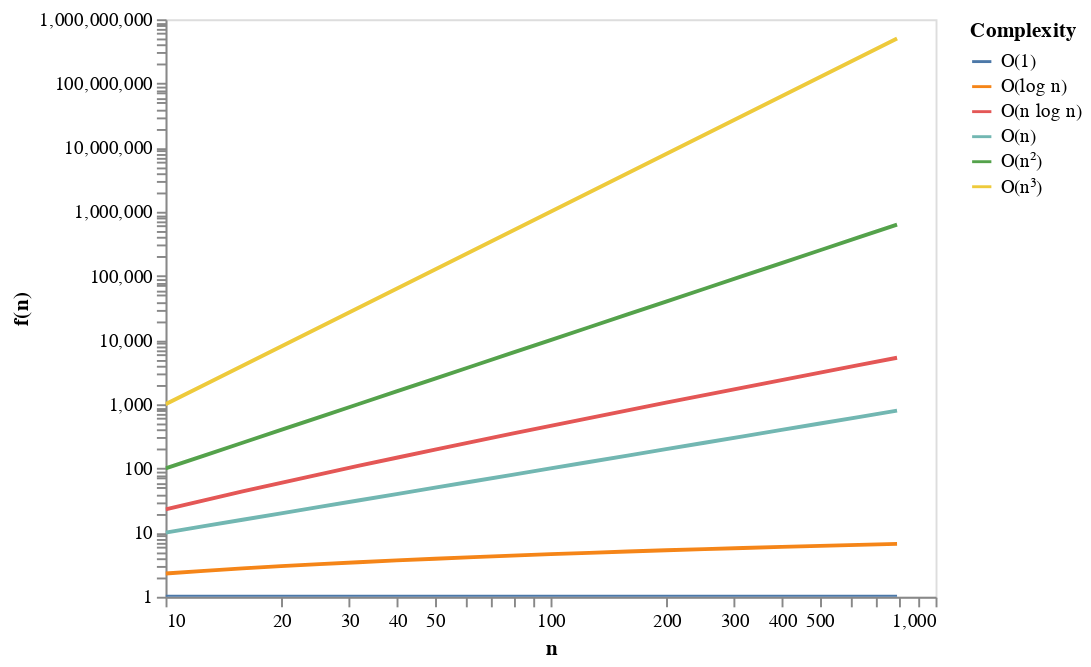

Notebook code for this chart:
### Markdown cell above
- Above: we see that $2^n$ (exponential) is by far the biggest! 
- In the original plot $n^3$ looked bigger because $2^n$ "hadn't caught up yet" in the range of the plot.
- Let's remove $2^n$ so we can see the rest of the log-log plot more clearly:

### Code cell
# Disregard code - for plotting purposes only

data2 = data[data['Complexity'] != 'O(2\u207f)'] # Remove 2^n

# Plotting the graph
alt.Chart(data2).mark_line(clip=True).encode(
    x=alt.X('n',
            scale=alt.Scale(type='log')),
    y=alt.Y('f(n)',
            scale=alt.Scale(type='log')),
    color='Complexity').configure_axis(grid=False)

### Figure 1 — Vega-Lite specification as saved in the notebook (floating-point values rounded to 4 significant figures)
{"$schema": "https://vega.github.io/schema/vega-lite/v3.4.0.json", "config": {"axis": {"grid": false}, "mark": {"tooltip": null}, "view": {"height": 300, "width": 400}}, "data": {"name": "data-0edb98e2f4801e789d799b0efca5c7dd"}, "datasets": {"data-0edb98e2f4801e789d799b0efca5c7dd": [{"Complexity": "O(1)", "f(n)": 1, "n": 10}, {"Complexity": "O(1)", "f(n)": 1, "n": 12.59}, {"Complexity": "O(1)", "f(n)": 1, "n": 15.85}, {"Complexity": "O(1)", "f(n)": 1, "n": 19.95}, {"Complexity": "O(1)", "f(n)": 1, "n": 25.12}, {"Complexity": "O(1)", "f(n)": 1, "n": 31.62}, {"Complexity": "O(1)", "f(n)": 1, "n": 39.81}, {"Complexity": "O(1)", "f(n)": 1, "n": 50.12}, {"Complexity": "O(1)", "f(n)": 1, "n": 63.1}, {"Complexity": "O(1)", "f(n)": 1, "n": 79.43}, {"Complexity": "O(1)", "f(n)": 1, "n": 100.0}, {"Complexity": "O(1)", "f(n)": 1, "n": 125.9}, {"Complexity": "O(1)", "f(n)": 1, "n": 158.5}, {"Complexity": "O(1)", "f(n)": 1, "n": 199.5}, {"Complexity": "O(1)", "f(n)": 1, "n": 251.2}, {"Complexity": "O(1)", "f(n)": 1, "n": 316.2}, {"Complexity": "O(1)", "f(n)": 1, "n": 398.1}, {"Complexity": "O(1)", "f(n)": 1, "n": 501.2}, {"Complexity": "O(1)", "f(n)": 1, "n": 631.0}, {"Complexity": "O(1)", "f(n)": 1, "n": 794.3}, {"Complexity": "O(log n)", "f(n)": 2.303, "n": 10}, {"Complexity": "O(log n)", "f(n)": 2.533, "n": 12.59}, {"Complexity": "O(log n)", "f(n)": 2.763, "n": 15.85}, {"Complexity": "O(log n)", "f(n)": 2.993, "n": 19.95}, {"Complexity": "O(log n)", "f(n)": 3.224, "n": 25.12}, {"Complexity": "O(log n)", "f(n)": 3.454, "n": 31.62}, {"Complexity": "O(log n)", "f(n)": 3.684, "n": 39.81}, {"Complexity": "O(log n)", "f(n)": 3.914, "n": 50.12}, {"Complexity": "O(log n)", "f(n)": 4.145, "n": 63.1}, {"Complexity": "O(log n)", "f(n)": 4.375, "n": 79.43}, {"Complexity": "O(log n)", "f(n)": 4.605, "n": 100.0}, {"Complexity": "O(log n)", "f(n)": 4.835, "n": 125.9}, {"Complexity": "O(log n)", "f(n)": 5.066, "n": 158.5}, {"Complexity": "O(log n)", "f(n)": 5.296, "n": 199.5}, {"Complexity": "O(log n)", "f(n)": 5.526, "n": 251.2}, {"Complexity": "O(log n)", "f(n)": 5.756, "n": 316.2}, {"Complexity": "O(log n)", "f(n)": 5.987, "n": 398.1}, {"Complexity": "O(log n)", "f(n)": 6.217, "n": 501.2}, {"Complexity": "O(log n)", "f(n)": 6.447, "n": 631.0}, {"Complexity": "O(log n)", "f(n)": 6.677, "n": 794.3}, {"Complexity": "O(n)", "f(n)": 10, "n": 10}, {"Complexity": "O(n)", "f(n)": 12.59, "n": 12.59}, {"Complexity": "O(n)", "f(n)": 15.85, "n": 15.85}, {"Complexity": "O(n)", "f(n)": 19.95, "n": 19.95}, {"Complexity": "O(n)", "f(n)": 25.12, "n": 25.12}, {"Complexity": "O(n)", "f(n)": 31.62, "n": 31.62}, {"Complexity": "O(n)", "f(n)": 39.81, "n": 39.81}, {"Complexity": "O(n)", "f(n)": 50.12, "n": 50.12}, {"Complexity": "O(n)", "f(n)": 63.1, "n": 63.1}, {"Complexity": "O(n)", "f(n)": 79.43, "n": 79.43}, {"Complexity": "O(n)", "f(n)": 100.0, "n": 100.0}, {"Complexity": "O(n)", "f(n)": 125.9, "n": 125.9}, {"Complexity": "O(n)", "f(n)": 158.5, "n": 158.5}, {"Complexity": "O(n)", "f(n)": 199.5, "n": 199.5}, {"Complexity": "O(n)", "f(n)": 251.2, "n": 251.2}, {"Complexity": "O(n)", "f(n)": 316.2, "n": 316.2}, {"Complexity": "O(n)", "f(n)": 398.1, "n": 398.1}, {"Complexity": "O(n)", "f(n)": 501.2, "n": 501.2}, {"Complexity": "O(n)", "f(n)": 631.0, "n": 631.0}, {"Complexity": "O(n)", "f(n)": 794.3, "n": 794.3}, {"Complexity": "O(n log n)", "f(n)": 23.03, "n": 10}, {"Complexity": "O(n log n)", "f(n)": 31.89, "n": 12.59}, {"Complexity": "O(n log n)", "f(n)": 43.79, "n": 15.85}, {"Complexity": "O(n log n)", "f(n)": 59.73, "n": 19.95}, {"Complexity": "O(n log n)", "f(n)": 80.97, "n": 25.12}, {"Complexity": "O(n log n)", "f(n)": 109.2, "n": 31.62}, {"Complexity": "O(n log n)", "f(n)": 146.7, "n": 39.81}, {"Complexity": "O(n log n)", "f(n)": 196.2, "n": 50.12}, {"Complexity": "O(n log n)", "f(n)": 261.5, "n": 63.1}, {"Complexity": "O(n log n)", "f(n)": 347.5, "n": 79.43}, {"Complexity": "O(n log n)", "f(n)": 460.5, "n": 100.0}, {"Complexity": "O(n log n)", "f(n)": 608.7, "n": 125.9}, {"Complexity": "O(n log n)", "f(n)": 802.9, "n": 158.5}, {"Complexity": "O(n log n)", "f(n)": 1057.0, "n": 199.5}, {"Complexity": "O(n log n)", "f(n)": 1388.0, "n": 251.2}, {"Complexity": "O(n log n)", "f(n)": 1820.0, "n": 316.2}, {"Complexity": "O(n log n)", "f(n)": 2383.0, "n": 398.1}, {"Complexity": "O(n log n)", "f(n)": 3116.0, "n": 501.2}, {"Complexity": "O(n log n)", "f(n)": 4068.0, "n": 631.0}, {"Complexity": "O(n log n)", "f(n)": 5304.0, "n": 794.3}, {"Complexity": "O(n²)", "f(n)": 100, "n": 10}, {"Complexity": "O(n²)", "f(n)": 158.5, "n": 12.59}, {"Complexity": "O(n²)", "f(n)": 251.2, "n": 15.85}, {"Complexity": "O(n²)", "f(n)": 398.1, "n": 19.95}, {"Complexity": "O(n²)", "f(n)": 631.0, "n": 25.12}, {"Complexity": "O(n²)", "f(n)": 1000.0, "n": 31.62}, {"Complexity": "O(n²)", "f(n)": 1585.0, "n": 39.81}, {"Complexity": "O(n²)", "f(n)": 2512.0, "n": 50.12}, {"Complexity": "O(n²)", "f(n)": 3981.0, "n": 63.1}, {"Complexity": "O(n²)", "f(n)": 6310.0, "n": 79.43}, {"Complexity": "O(n²)", "f(n)": 10000.0, "n": 100.0}, {"Complexity": "O(n²)", "f(n)": 15850.0, "n": 125.9}, {"Complexity": "O(n²)", "f(n)": 25120.0, "n": 158.5}, {"Complexity": "O(n²)", "f(n)": 39810.0, "n": 199.5}, {"Complexity": "O(n²)", "f(n)": 63100.0, "n": 251.2}, {"Complexity": "O(n²)", "f(n)": 100000.0, "n": 316.2}, {"Complexity": "O(n²)", "f(n)": 158500.0, "n": 398.1}, {"Complexity": "O(n²)", "f(n)": 251200.0, "n": 501.2}, {"Complexity": "O(n²)", "f(n)": 398100.0, "n": 631.0}, {"Complexity": "O(n²)", "f(n)": 631000.0, "n": 794.3}, {"Complexity": "O(n³)", "f(n)": 1000, "n": 10}, {"Complexity": "O(n³)", "f(n)": 1995.0, "n": 12.59}, {"Complexity": "O(n³)", "f(n)": 3981.0, "n": 15.85}, {"Complexity": "O(n³)", "f(n)": 7943.0, "n": 19.95}, {"Complexity": "O(n³)", "f(n)": 15850.0, "n": 25.12}, {"Complexity": "O(n³)", "f(n)": 31620.0, "n": 31.62}, {"Complexity": "O(n³)", "f(n)": 63100.0, "n": 39.81}, {"Complexity": "O(n³)", "f(n)": 125900.0, "n": 50.12}, {"Complexity": "O(n³)", "f(n)": 251200.0, "n": 63.1}, {"Complexity": "O(n³)", "f(n)": 501200.0, "n": 79.43}, {"Complexity": "O(n³)", "f(n)": 1000000.0, "n": 100.0}, {"Complexity": "O(n³)", "f(n)": 1995000.0, "n": 125.9}, {"Complexity": "O(n³)", "f(n)": 3981000.0, "n": 158.5}, {"Complexity": "O(n³)", "f(n)": 7943000.0, "n": 199.5}, {"Complexity": "O(n³)", "f(n)": 15850000.0, "n": 251.2}, {"Complexity": "O(n³)", "f(n)": 31620000.0, "n": 316.2}, {"Complexity": "O(n³)", "f(n)": 63100000.0, "n": 398.1}, {"Complexity": "O(n³)", "f(n)": 125900000.0, "n": 501.2}, {"Complexity": "O(n³)", "f(n)": 251200000.0, "n": 631.0}, {"Complexity": "O(n³)", "f(n)": 501200000.0, "n": 794.3}]}, "encoding": {"color": {"field": "Complexity", "type": "nominal"}, "x": {"field": "n", "scale": {"type": "log"}, "type": "quantitative"}, "y": {"field": "f(n)", "scale": {"type": "log"}, "type": "quantitative"}}, "mark": {"clip": true, "type": "line"}}
